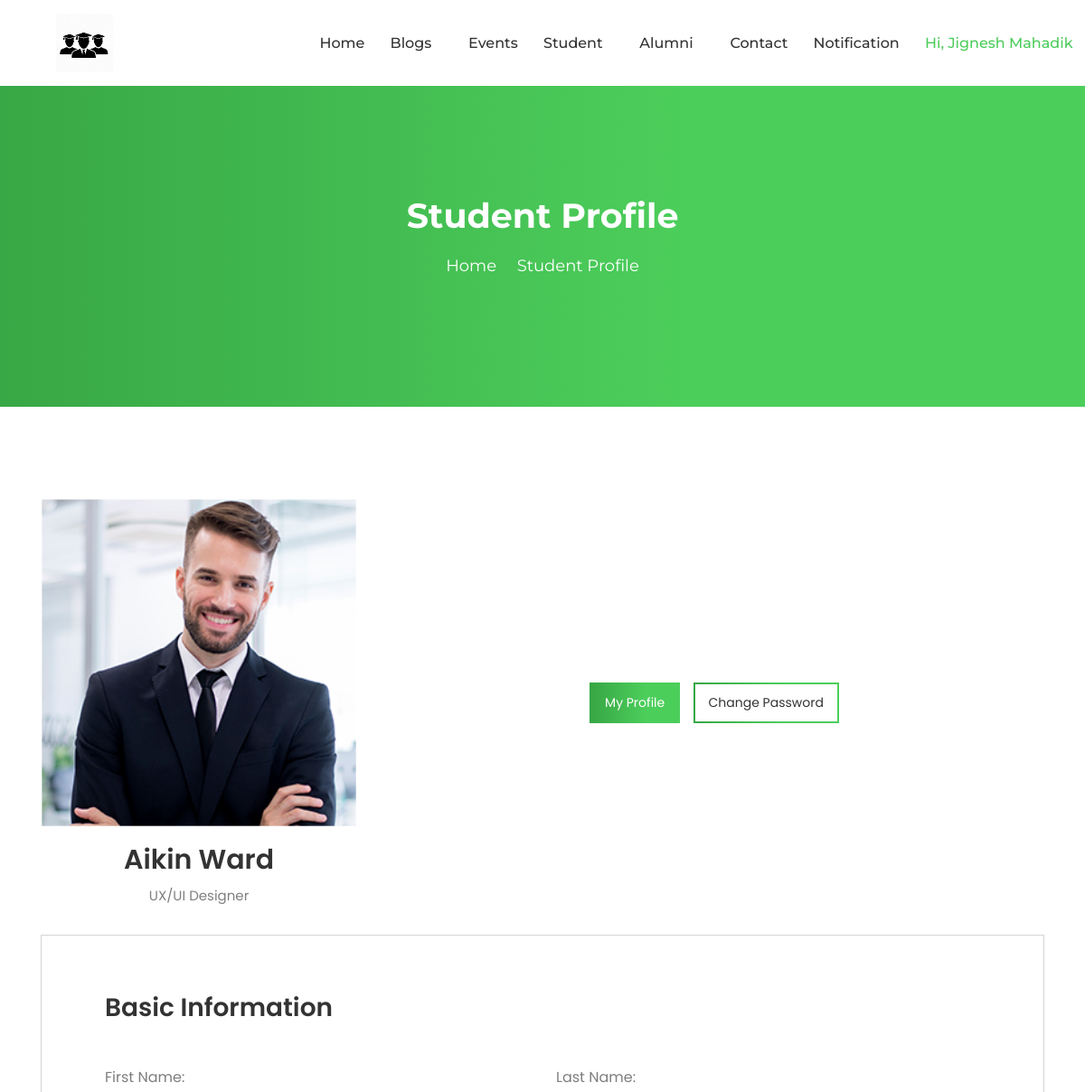
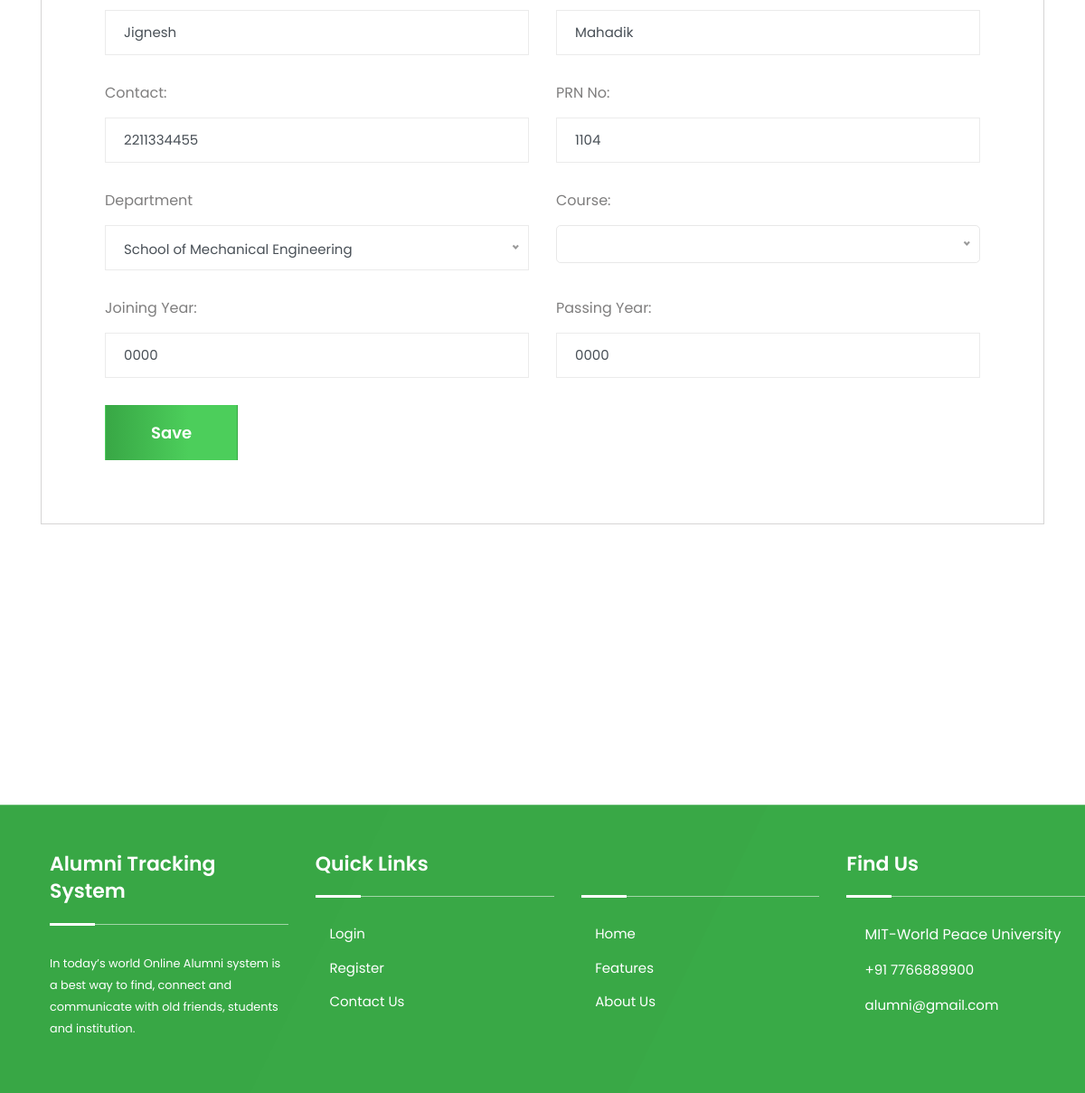
Page /profileStudent.php (signed in) on the committed database (2 pictures, top to bottom).
### tables this page shows
CREATE TABLE `tblregister` (
  `Uid` int(11) NOT NULL,
  `PrnEmpno` int(11) NOT NULL,
  `Fname` varchar(100) NOT NULL,
  `Lname` varchar(100) NOT NULL,
  `Email` varchar(100) NOT NULL,
  `Password` varchar(100) NOT NULL,
  `Gender` varchar(100) NOT NULL,
  `Dob` date NOT NULL,
  `Phone` bigint(20) NOT NULL,
  `Usertype` varchar(100) NOT NULL,
  `JoinYear` year(4) NOT NULL,
  `PassYear` year(4) NOT NULL,
  `Cousreid` int(11) DEFAULT NULL,
  `Deptid` int(11) DEFAULT NULL,
  `Desigid` int(11) DEFAULT NULL,
  `About` text DEFAULT NULL,
  `IsActive` tinyint(7) NOT NULL,
  `ProfilePic` varchar(100) DEFAULT NULL
);

### profileStudent.php (the view, shortened to what this page needs)
<?php
    include_once("DbConnection.php");
?>
<!DOCTYPE html>
<html lang="zxx">
    <head>
        <?php include_once('cssLinks.php');?>
    </head>
    <body>
        <?php
            if($_SESSION['Type']=="Student")
            {
                include_once('headerStudent.php');
            }
            else if($_SESSION['Type']=="Alumni")
            {
                include_once('headerAlumni.php');
            }
            else{
                include_once('headerHod.php');
            }
        ?>
        <div class="page-title-area">
            <div class="d-table">
                <div class="d-table-cell">
                    <div class="container">
                        <div class="page-title-text">
                            <h2>Student Profile</h2>
                            <ul>
                                <li>
                                    <a href="index.php">Home</a>
                                </li>
                                <li>
                                    <i class="icofont-simple-right"></i>
                                </li>
                                <li>Student Profile</li>
                            </ul>
                        </div>
                    </div>
                </div>
            </div>
        </div>
        <div class="dashboard-area pt-100">
            <div class="container">
                <div class="row align-items-center">
                    <div class="col-lg-4">
                        <div class="dashboard-img">
                            <img src="assets/img/dashboard/1.jpg" alt="Dashboard">
                            <h3>Aikin Ward</h3>
                            <p>UX/UI Designer</p>
                        </div>
                    </div>
                    <div class="col-lg-8">
                        <div class="dashboard-nav">
                            <ul class="nav nav-pills mb-3" id="pills-tab" role="tablist">
                                <li class="nav-item">
                                    <a class="nav-link active" id="pills-home-tab" data-toggle="pill" href="#pills-home" role="tab" aria-controls="pills-home" aria-selected="true">My Profile</a>
                                </li>
                                <li class="nav-item">
                                    <a class="nav-link" id="pills-profile-tab" data-toggle="pill" href="#pills-profile" role="tab" aria-controls="pills-profile" aria-selected="false">Change Password</a>
                                </li>
                            </ul>
                        </div>
                    </div>
                </div>
                <div class="tab-content" id="pills-tabContent">
                    <div class="tab-pane fade show active" id="pills-home" role="tabpanel" aria-labelledby="pills-home-tab">
                        <div class="create-information">
                            <?php
                                $uid=$_SESSION['UserID'];
                                $select="SELECT * from tblregister WHERE Uid=$uid";
                                $exe=mysqli_query($con,$select);
                                $fetch=mysqli_fetch_array($exe);
                                $fname=$fetch['Fname'];
                                $lname=$fetch['Lname'];
                                $phone=$fetch['Phone'];
                                $prnno=$fetch['PrnEmpno'];
                                $jyear=$fetch['JoinYear'];
                                $pyear=$fetch['PassYear'];
                            ?>
                            <form method="POST" name="myform" enctype="multipart/form-data">
                                <h3>Basic Information</h3>
                                <div class="row">
                                    <div class="col-lg-6">
                                        <div class="form-group">
                                            <label>First Name:</label>
                                            <input type="text" name="txtfname" value="<?php echo $fname; ?>" class="form-control" placeholder="Aikin">
                                        </div>
                                    </div>
                                    <div class="col-lg-6">
                                        <div class="form-group">
                                            <label>Last Name:</label>
                                            <input type="text" name="txtlname" value="<?php echo $lname; ?>" class="form-control" placeholder="Ward">
                                        </div>
                                    </div>
                                    <div class="col-lg-6">
                                        <div class="form-group">
                                            <label>Contact:</label>
                                            <input type="text" name="txtphone" value="<?php echo $phone; ?>" class="form-control" placeholder="7800045231">
                                        </div>
                                    </div>
                                    <div class="col-lg-6">
                                        <div class="form-group">
                                            <label>PRN No:</label>
                                            <input type="text" name="txtprnno" value="<?php echo $prnno; ?>" class="form-control" placeholder="1042895673">
                                        </div>
                                    </div>
                                    <div class="col-lg-6">
                                        <div class="form-group">
                                            <label>Department</label>
                                            <div class="job-category-area">
                                            </div>
                                        </div>
                                    </div>
                                    <div class="col-lg-6">
                                        <div class="form-group">
                                            <label>Course:</label>
                                            <div class="job-category-area">
                                                </div>
                                        </div>
                                        </div>
                                    <div class="col-lg-6">
                                        <div class="form-group">
                                            <label>Joining Year:</label>
                                            <input type="text" name="txtjyear" value="<?php echo $jyear; ?>" class="form-control"
                                            placeholder="2018">
                                        </div>
                                    </div>
                                    <div class="col-lg-6">
                                        <div class="form-group">
                                            <label>Passing Year:</label>
                                            <input type="text" name="txtpyear" value="<?php echo $pyear; ?>" class="form-control" placeholder="2021">
                                        </div>
                                    </div>
                                </div>
                                <div class="text-left">
                                    <button type="submit" name="btnsubmit" class="btn create-ac-btn" onclick="return validate();">Save</button>
                                </div>
                            </form>
                        </div>
                    </div>
                </div>
            </div>
        </div>
        <?php include_once('footer.php');?>
    </body>
</html>

### assets/css/meanmenu.css (style rules this page uses)
body { font-family: "Oswald", sans-serif; padding: 0; margin: 0; font-size: 15px; background-color: #f1f1f1; }

### rows in the picture
tblregister: txtfname "Jignesh", txtlname "Mahadik", txtphone "2211334455", txtprnno "1104", txtjyear "0000", txtpyear "0000"

### other values in the picture
$_SESSION['Firstname'] "Jignesh"
$_SESSION['Lastname'] "Mahadik"
